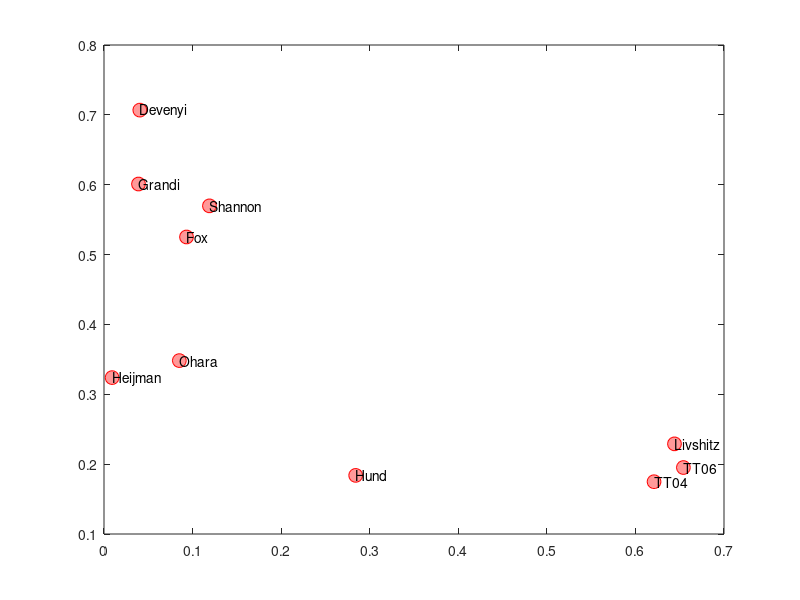

Reproduce this figure in MATLAB. (Note: this script raises an error after producing the figure.)
%% Figure 5:Comparison of population variability & susceptibility to EADs 
%% across models from multiple species. 
%--- Note: 
% Results displayed in manuscript were run using MATLAB 2016a on a 64bit
% Intel Processor. For exact replication of figures it is best to use these 
% settings.

%--- Description of Figures: 
% To test whether the protective effect of high IKs levels can be considered 
% a general phenomenon, we examined population variability and the susceptibility 
% to EADs across models. 

%--- Functions used in this script:
% main_program.m - runs simulation 
% mtit - create main title (from MATLAB file exchange) 
%--------------------------------------------------------------------------
%% Figure 5A & 5B
% Data saved from earlier figures, plotted here:
% (1) IKs Fraction calculated in FigureS3.m
% (2) APD Spread calculated in Figure3.m and FigureS4.m 
% (3) EAD calculated in Figure4.m and FigureS5.m 
% (4) Inject calculated in FigureS8.m 
modelnames = {'Fox','Hund','Heijman','Shannon','Livshitz','Devenyi','TT04','TT06','Ohara','Grandi'};
load('data.mat')
IKs_Fraction = cell2mat(cellfun(@(x) datatable.(x).IKs_Fraction,modelnames,'UniformOutput',0));
APDSpread = cell2mat(cellfun(@(x) datatable.(x).APDSpread,modelnames,'UniformOutput',0));
EAD = cell2mat(cellfun(@(x) datatable.(x).EAD,modelnames,'UniformOutput',0));
Inject = cell2mat(cellfun(@(x) datatable.(x).Injection,modelnames,'UniformOutput',0));

% Figure 5A
figure 
plot(IKs_Fraction,APDSpread,'o','MarkerSize',10,...
    'MarkerEdgeColor','red',...
    'MarkerFaceColor',[1 .6 .6])
text(IKs_Fraction,APDSpread, modelnames);
h=lsline;
xlabel('IKs Fraction')
ylabel('APD Spread')

% Figure 5B
figure 
plot(IKs_Fraction,abs(EAD),'o','MarkerSize',10,...
    'MarkerEdgeColor','blue',...
    'MarkerFaceColor',[.6 .6 1])
text(IKs_Fraction,abs(EAD), modelnames);
h=lsline;
xlabel('IKs Fraction')
ylabel('AUC ICaL Before EAD')

% Figure 5C
figure 
plot(IKs_Fraction,Inject,'o','MarkerSize',10,...
    'MarkerEdgeColor','green',...
    'MarkerFaceColor',[.6 1 .6])
text(IKs_Fraction,Inject, modelnames);
h=lsline;
xlabel('IKs Fraction')
ylabel('Current Injected')

